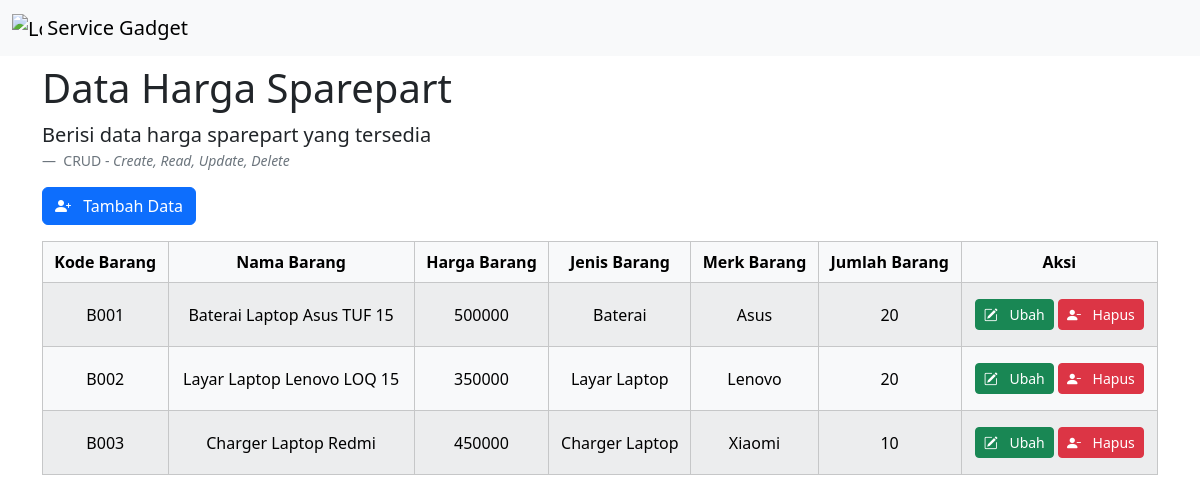
Page /form_sparepart.php on the committed database.
### tables this page shows
CREATE TABLE `sparepart` (
  `kd_barang` char(10) NOT NULL,
  `nama_barang` varchar(255) NOT NULL,
  `harga_barang` mediumint(9) NOT NULL,
  `jenis_barang` varchar(255) NOT NULL,
  `merk_barang` varchar(255) NOT NULL,
  `jumlah_barang` smallint(6) NOT NULL
);

### form_sparepart.php (the view, shortened to what this page needs)
<?php
include 'koneksi.php';
$query = "SELECT * FROM sparepart;";
$sql = mysqli_query($conn, $query) or die(mysqli_error($conn));
?>
<!DOCTYPE html>
<html lang="en">
<head>
    <link href="css/bootstrap.min.css" rel="stylesheet">
    <link rel="stylesheet" href="bootstrap-icons/bootstrap-icons.min.css">
    <link rel="stylesheet" href="styles.css">
</head>
<body class="pt-5">
    <nav class="navbar fixed-top bg-body-tertiary">
        <div class="container-fluid">
            <a class="navbar-brand" href="#">
                <img src="img/menu_logo.png" alt="Logo" width="30" height="24" class="d-inline-block align-text-top">
                Service Gadget
            </a>
        </div>
    </nav>
    <div class="container">
        <h1 class="mt-3">Data Harga Sparepart</h1>
        <figure>
            <blockquote class="blockquote">
                <p>Berisi data harga sparepart yang tersedia</p>
            </blockquote>
            <figcaption class="blockquote-footer">
                CRUD - <cite title="Source Title">Create, Read, Update, Delete</cite>
            </figcaption>
        </figure>
        <a href="kelola.php?tambah=sparepart" type="button" class="btn btn-primary mb-3">
            <i class="bi bi-person-plus-fill me-2"></i>
                Tambah Data
            </a>
        <div class="table-responsive">
            <table class="table table-light table-striped table-hover table-bordered align-middle">
                <thead class="text-center">
                    <tr>
                        <th>Kode Barang</th>
                        <th>Nama Barang</th>
                        <th>Harga Barang</th>
                        <th>Jenis Barang</th>
                        <th>Merk Barang</th>
                        <th>Jumlah Barang</th>
                        <th>Aksi</th>
                    </tr>
                </thead>
                <tbody class="text-center">
                    <?php while ($hasil = mysqli_fetch_assoc($sql)): ?>
                        <tr>
                            <td>
                                <?= $hasil['kd_barang']; ?>
                            </td>
                            <td>
                                <?= $hasil['nama_barang']; ?>
                            </td>
                            <td>
                                <?= $hasil['harga_barang']; ?>
                            </td>
                            <td>
                                <?= $hasil['jenis_barang']; ?>
                            </td>
                            <td>
                                <?= $hasil['merk_barang']; ?>
                            </td>
                            <td>
                                <?= $hasil['jumlah_barang']; ?>
                            </td>
                            <td>
                                <a href="kelola.php?ubah=<?= $hasil['kd_barang']; ?>" type="button"
                                    class="btn btn-success btn-sm mb-2 mt-2">
                                    <i class="bi bi-pencil-square me-2"></i>
                                    Ubah
                                </a>
                                <a href="proses.php?hapusSparepart=<?= $hasil['kd_barang']; ?>" type="button"
                                    class="btn btn-danger btn-sm mb-2 mt-2">
                                    <i class="bi bi-person-dash-fill me-2"></i>
                                        Hapus
                                    </a>
                            </td>
                        </tr>
                    <?php endwhile; ?>
                </tbody>
            </table>
        </div>
    </div>
</body>
</html>

### styles.css (style rules this page uses)
body { height: 2000px; }

### rows in the picture
sparepart: kd_barang "B001", nama_barang "Baterai Laptop Asus TUF 15", harga_barang "500000", jenis_barang "Baterai", merk_barang "Asus", jumlah_barang "20"
sparepart: kd_barang "B002", nama_barang "Layar Laptop Lenovo LOQ 15", harga_barang "350000", jenis_barang "Layar Laptop", merk_barang "Lenovo", jumlah_barang "20"
sparepart: kd_barang "B003", nama_barang "Charger Laptop Redmi", harga_barang "450000", jenis_barang "Charger Laptop", merk_barang "Xiaomi", jumlah_barang "10"
